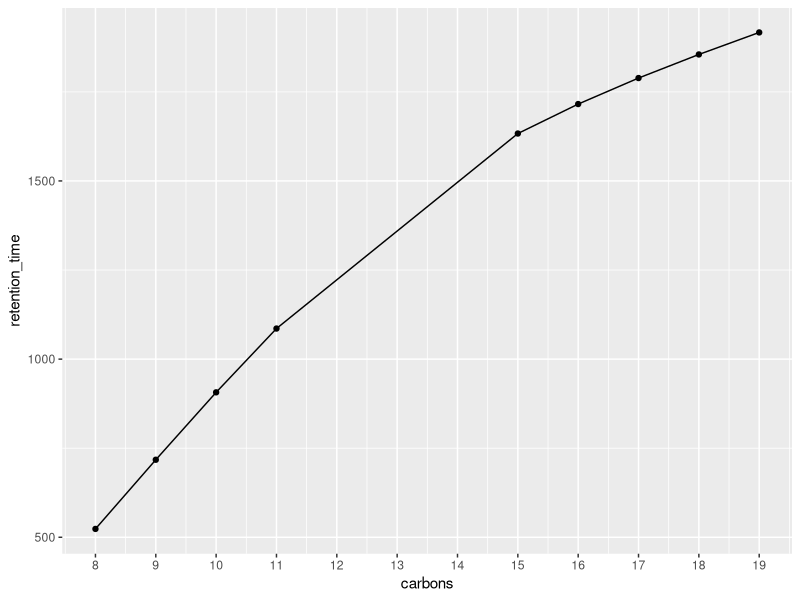

Reproduce this figure in R. (Note: this script raises an error after producing the figure.)
library(tidyverse)
########################################
# Give Retention time values (seconds) 
# of the alkane series 
########################################
alkanes = data.frame(
RT = 
c(
c8 <- 523.5, # n-octane
c9 <- 717.6, # n-nonane
c10 <- 906.8, # n-decane
c11 <- 1085.8, # n-undecane
c12 <- 1254.4, # n-docecane
c13 <- 1411.7, # n-tridecane
c14 <- 1535.6, # n-tetradecane
c15 <- 1633.1, # n-pentadecan
c16 <- 1715.8, #n-hexadecanee
c17 <- 1788.8, #n-heptadecane
c18 <- 1855,  # n-octadecane
c19 <- 1916.8 # n-nonadecane
),
carbons = c(8:19)
)


# Plot retention time progression of the alkane series
alkanes %>% 
  slice(c(1:4, 8:19)) %>% 
ggplot(aes(x = carbons,  y = RT))+
  geom_point()+
  geom_line()+
  ylab("retention_time")+
  scale_x_continuous(breaks = seq(0, 40, by = 1))


###########################################################
# Set the N-1 / N+1 points from your compound of interest #
###########################################################

# Measured retention time of your compound of interest
# This is now done using the KI_notebook.Rmd file! 
# my.rt = 1017


# Logical statement to determine the retention time interval of your compound
# And set the variables needed to calculate your KI:
#
# RT1 = Retention time of the first alkane before "my.rt" 
# RT2 = Retention time of the first alkane after "my.rt" 
# N = The number of carbons of the alkane that comes after "my.rt"

KI.variables = 
  if ((my.rt > c8) & (my.rt < c9) ) {
  list("RT1" = c8,
  "RT2"= c9,
  "N" = 9
  )
} else{
    if ((my.rt > c9) & (my.rt < c10) ) {
      list("RT1" = c9,
      "RT2"= c10,
      "N" = 10
      )
    } else{
        if ((my.rt > c10) & (my.rt < c11) ) {
          list("RT1" = c10,
          "RT2"= c11,
          "N" = 11
          )
        }  else{
          if ((my.rt > c11) & (my.rt < c12) ) {
           list("RT1" = c11,
            "RT2"= c12,
            "N" = 12
           )
          }  else{
            if ((my.rt > c12) & (my.rt < c13) ) {
              list("RT1" = c12,
              "RT2"= c13,
              "N" = 13
              )
            } else{
              if ((my.rt > c13) & (my.rt < c14) ) {
               list("RT1" = c13,
                "RT2"= c14,
                "N" = 14
               )
              } else{
                if ((my.rt > c14) & (my.rt < c15) ) {
                  list("RT1" = c14,
                  "RT2"= c15,
                  "N" = 15
                  )
                } else{
                  if ((my.rt > c15) & (my.rt < c16) ) {
                    list("RT1" = c15,
                    "RT2"= c16,
                    "N" = 16
                    )
                  }  else{
                    if ((my.rt > c16) & (my.rt < c17) ) {
                      list("RT1" = c16,
                      "RT2"= c17,
                      "N" = 17
                      )
                    }  else{
                      if ((my.rt > c17) & (my.rt < c18) ) {
                        list("RT1" = c17,
                        "RT2"= c18,
                        "N" = 18
                        )
                      }  else{
                        if ((my.rt > c18) & (my.rt < c19) ) {
                          list("RT1" = c18,
                          "RT2"= c19,
                          "N" = 19
                          )
                        }
                      }
                    }
                  }
                }
              }
            }
          }
        }
      }
  }


#############################################
# Calculate KI using van der Dool's formula #
#############################################
KI = round((100 * KI.variables$N)+100*((my.rt - KI.variables$RT1)/(KI.variables$RT2 - KI.variables$RT1)))
